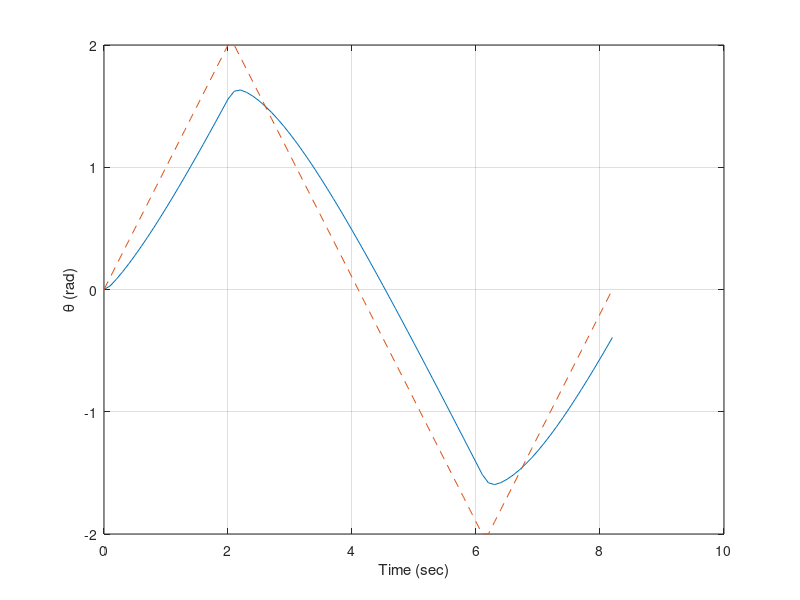

Write MATLAB code to recreate this figure.
% Chapter 5: Figure 5.40

%

%    Compute the response of the Mobile Robot Control

%    System to a triangular wave input.

%

numg=[10 20]; deng=[1 10 0]; sysg=tf(numg,deng);

sys=feedback(sysg,[1]);

t=[0:0.1:8.2]';

v1=[0:0.1:2]';v2=[2:-0.1:-2]';v3=[-2:0.1:0]';

u=[v1;v2;v3];

[y,T]=lsim(sys,u,t);

plot(T,y,t,u,'--'), 

xlabel('Time (sec)'), ylabel('\theta (rad)'), grid
